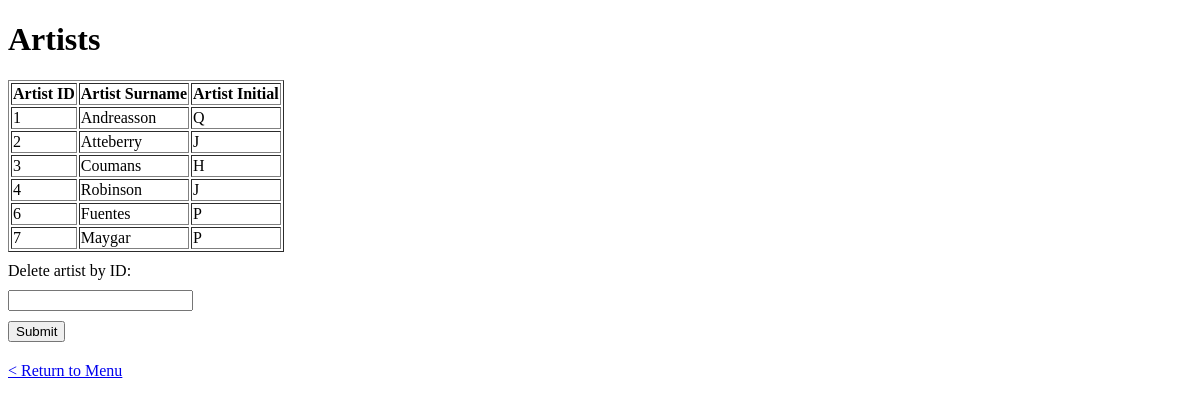
Page /viewart on the committed database.
### tables this page shows
CREATE TABLE artistTable (
artistID INTEGER PRIMARY KEY,
artistSurname TEXT NOT NULL,
artistInitial TEXT NOT NULL
);

### app.py (the view, shortened to what this page needs)
@app.route('/viewart', methods=['GET', 'POST'])
def viewart():
    conn = sqlite3.connect('database.db')
    cursor = conn.cursor()
    cursor.execute('SELECT * FROM artistTable')
    rows = cursor.fetchall()
    conn.close()
    return render_template('viewart.html', artists=rows)

### templates/viewart.html (shortened to what this page needs)
{% extends 'base.html' %}
{% block main %}
<h1>Artists</h1>
    <table border="1">
        <tr>
            <th>Artist ID</th>
            <th>Artist Surname</th>
            <th>Artist Initial</th>
        </tr>
        {% for artist in artists %}
            <tr>
                <td>{{ artist[0] }}</td>
                <td>{{ artist[1] }}</td>
                <td>{{ artist[2] }}</td>
            </tr>
        {% endfor %}
    </table>
    <form id="myForm">
        <label for="input1">Delete artist by ID:</label>
        <input type="text" id="input1" name="input1">
        <button type="submit">Submit</button>
    </form>
    <p><a href="/">< Return to Menu</a></p>
{% endblock %}

### rows in the picture
artistTable: artistID "1", artistSurname "Andreasson", artistInitial "Q"
artistTable: artistID "2", artistSurname "Atteberry", artistInitial "J"
artistTable: artistID "3", artistSurname "Coumans", artistInitial "H"
artistTable: artistID "4", artistSurname "Robinson", artistInitial "J"
artistTable: artistID "6", artistSurname "Fuentes", artistInitial "P"
artistTable: artistID "7", artistSurname "Maygar", artistInitial "P"
